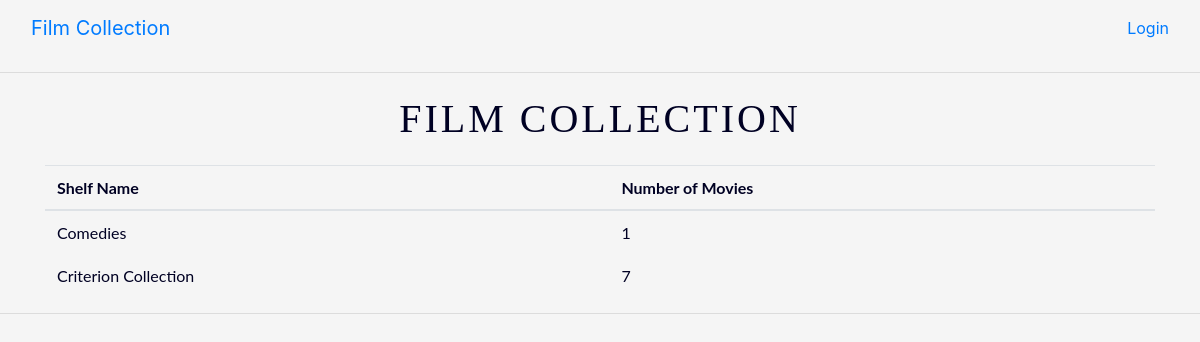
The app's page /, older data.
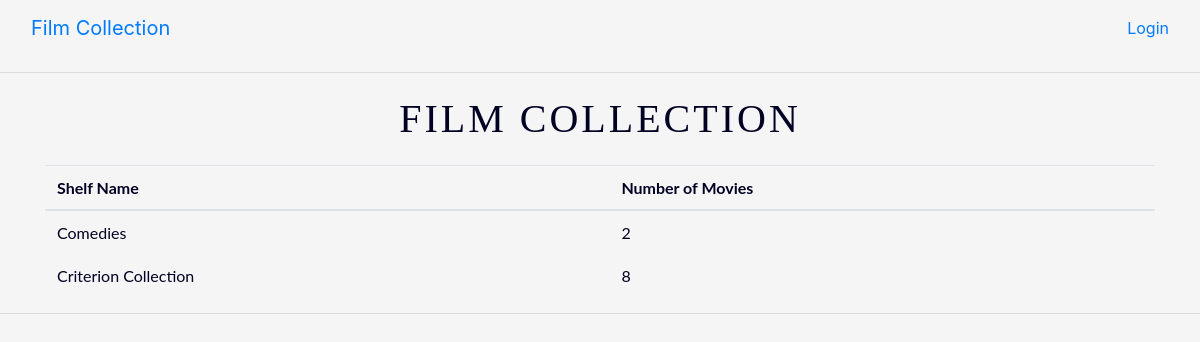
The same page, newer data.
### collection/models.py (models this page shows, shortened)
class Shelf(models.Model):
    shelf_name = models.CharField(max_length = 100)
    shelf_size = models.PositiveIntegerField(default = 0)

### collection/views.py (the view)
# urls.py: path('', views.IndexView.as_view(), name='index'),
class IndexView(generic.ListView):
    template_name='collection/index.html'
    context_object_name='shelf_list'
    def get_queryset(self):
        return Shelf.objects.order_by('shelf_name')[:10]

### collection/templates/collection/index.html (shortened to what this page needs)
{% extends 'base.html' %}
{% block body %}
<div class="container color-navy">
    <div class="title">
        <p>FILM COLLECTION</p>
    </div>
    <div class="shelf_list">
        {% if shelf_list %}
        <table class="table body-font color-navy">
            <thead>
                <th>Shelf Name</th>
                <th>Number of Movies</th>
            </thead>
            <tbody>
                {% for shelf in shelf_list %}
                <tr href="{% url 'collection:detail' shelf.id %}">
                    <td>{{ shelf.shelf_name }}</td>
                    <td>{{ shelf.shelf_size }}</td>
                </tr>
                {% endfor %}
            </tbody>
        </table>
        {% else %}
        <p>No collections are available.</p>
        {% endif %}
    </div>
</div>
{% endblock %}

Row changes from the older to the newer data that the page shows:
changed Shelf "Comedies": shelf_size "1" → "2"
changed Shelf "Criterion Collection": shelf_size "7" → "8"
